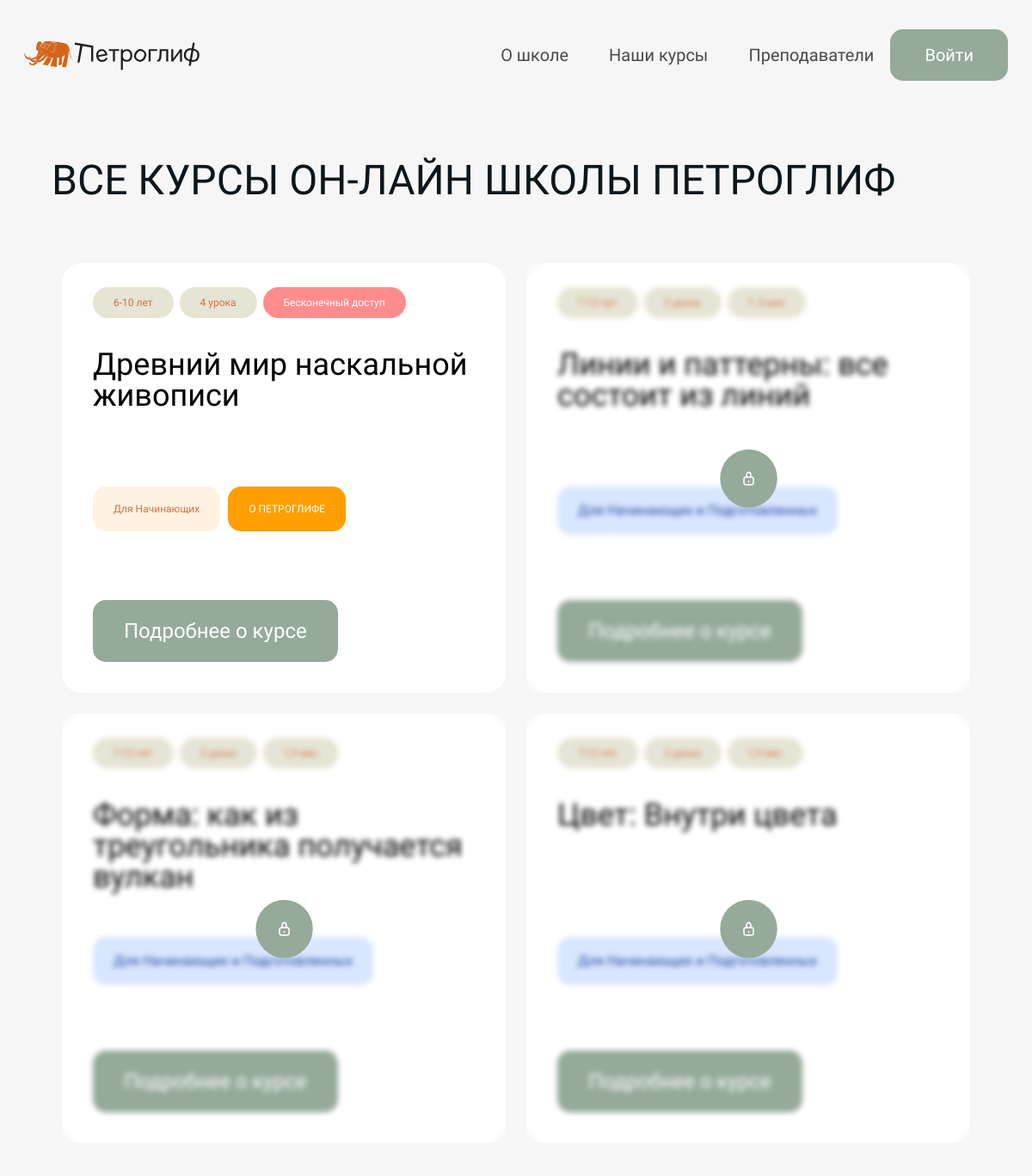
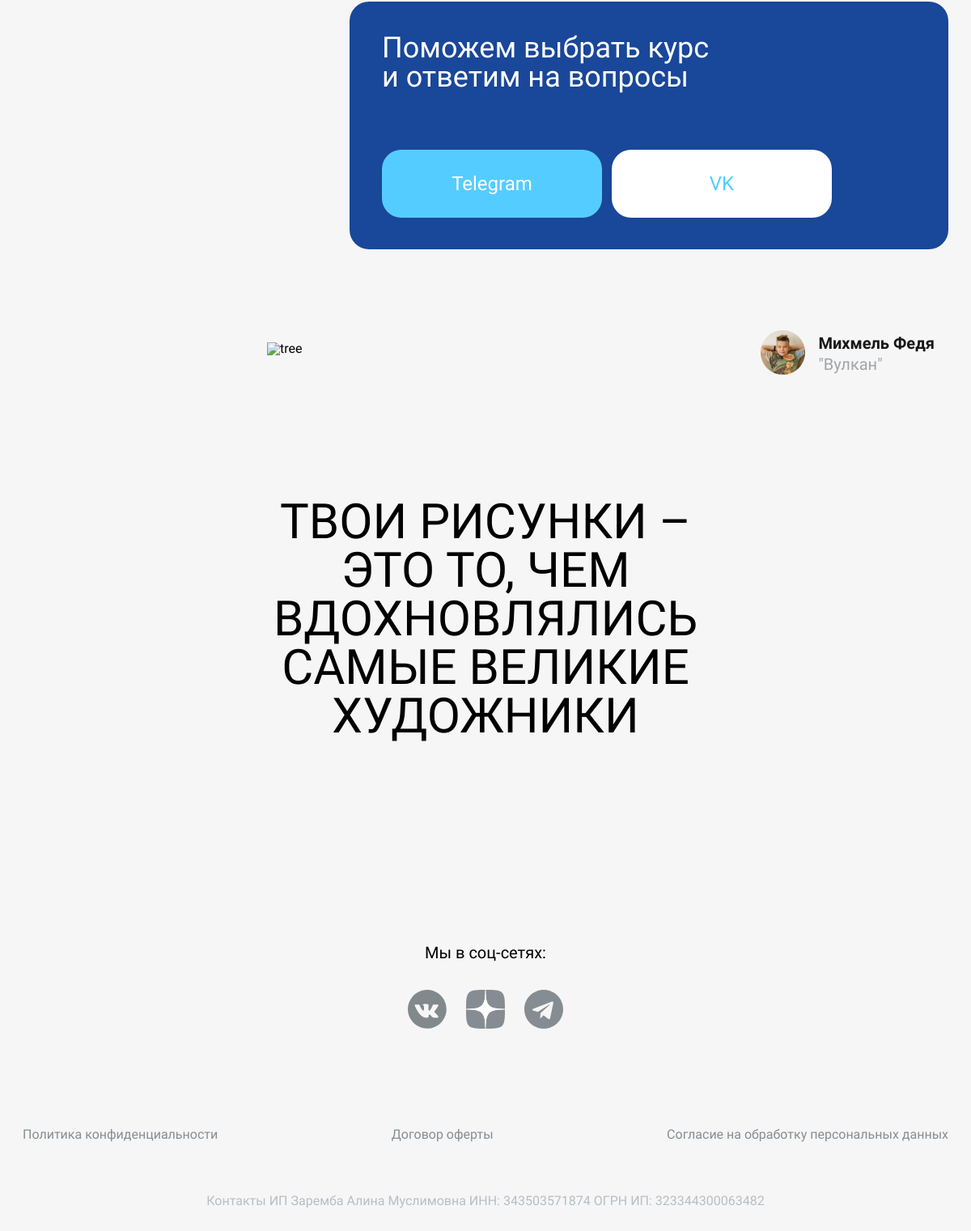
The page /courses-all/ on the database its author committed (2 pictures, top to bottom).
### mainapp/models.py (models this page shows, shortened)
class Course(models.Model):
    class CourseCategory(models.TextChoices):
        ART = ("ART", "ИСКУССТВО")
        DESIGN = ("DESIGN", "ДИЗАЙН")
        SOFT_SKILLS = ("SOFT_SKILLS", "SOFT SKILLS")
    id = models.UUIDField(default=uuid4, primary_key=True)
    title = models.CharField(verbose_name="Название курса", max_length=150)
    slug = models.SlugField(verbose_name="URL", max_length=200, unique=True, blank=True, null=True)
    category = models.CharField(verbose_name="Категория курса", max_length=11, choices=CourseCategory.choices)
    note = models.CharField(verbose_name="Цель курса", max_length=200, blank=True)
    description = models.TextField(verbose_name="Описание курса", blank=True)
    price = models.IntegerField(verbose_name="Стоимость курса")
    image = models.ImageField(verbose_name="Изображение", blank=True, null=True, upload_to="сourses_images")
    talents = models.ManyToManyField(Talent, verbose_name="Навыки, которые дает курс", related_name="courses")
    benefits = models.ManyToManyField(Benefit, verbose_name="Польза курса", related_name="courses")
    duration = models.CharField(verbose_name="Продолжительность курса", max_length=25, blank=True)
    age_group = models.CharField(verbose_name="Возрастная группа", max_length=25, blank=True)
    tools = models.TextField(verbose_name="Необходимые материалы и инструменты для курса", blank=True)
    preparation = models.ForeignKey(Preparation, verbose_name="Уровень подготовки", on_delete=models.CASCADE,
                                    null=True, related_name="courses")
    filling = models.TextField(verbose_name="Наполнение курса", blank=True)
    mentors = models.ManyToManyField(Mentor, verbose_name="Менторы", related_name="courses")
    question_lessons_features = models.TextField(verbose_name="Как проходят занятия на курсе?")
    question_access_duration = models.TextField(verbose_name="На сколько по времени доступен курс?")
    question_homework = models.TextField(verbose_name="Что насчет домашнего задания?")
    question_joining_telegram_chat = models.TextField(verbose_name="Что я получу, вступив в телеграм-канал курса?")
    question_paid_no_access = models.TextField(verbose_name="Я оплатил и не получил доступ к курсу")
    telegram_channel_link = models.URLField(verbose_name="Ссылка на тг-канал", blank=True, null=True)
    on_sale = models.BooleanField(verbose_name="В продаже", default = False)
    is_popular = models.BooleanField(verbose_name="Популярный", default=False)
    created_at = models.DateTimeField(verbose_name='Создан', auto_now_add=True)
    updated_at = models.DateTimeField(verbose_name='Обновлен', auto_now=True)
    deleted = models.BooleanField(verbose_name="Удален", default=False)
    class Meta:
        verbose_name = "Курс"
        verbose_name_plural = "Курсы"
        ordering = ["title"]
    def get_quantity_lessons(self,):
        qty = len(self.lessons.all())
        if qty in [11, 12, 13, 14]:
            return f'{qty} уроков'
        if qty % 10 == 1:
            return f'{qty} урок'
        if qty % 10 in [2, 3, 4]:
            return f'{qty} урока'
        else:
            return f'{qty} уроков'

class Lesson(models.Model):
    class LessonType(models.TextChoices):
        ONLINE_LESSON = ("Online lesson", "Онлайн-урок")
        VIDEO_LESSON = ("Video lesson", "Видеоурок")
    id = models.UUIDField(default=uuid4, primary_key=True)
    title = models.CharField(verbose_name="Название урока", max_length=150)
    number = models.IntegerField(verbose_name="Номер урока")
    course = models.ForeignKey(Course, verbose_name="Курс", on_delete=models.CASCADE, related_name="lessons")
    type = models.CharField(verbose_name="Тип урока", max_length=13, choices=LessonType.choices)
    lesson_goal = models.TextField(verbose_name="Цель урока", blank=True)
    new_skill = models.TextField(verbose_name="Чему научится ребенок", blank=True)
    materials = models.TextField(verbose_name="Что нужно для урока", blank=True)
    image = models.ImageField(verbose_name="Изображение", blank=True, null=True, upload_to="lessons_img/")
    description = models.TextField(verbose_name="Описание урока", blank=True)
    video_file = models.FileField(verbose_name="Видео в записи", blank=True, null=True,
                                  upload_to="lessons_videos/")
    pdf_file = models.FileField(verbose_name="Дополнительный файл", blank=True, null=True,
                                upload_to="lessons_files/")
    link = models.CharField(verbose_name="Ссылка на онлайн-урок", max_length=150, blank=True)
    lesson_date = models.DateTimeField(verbose_name="Дата онлайн-урока", blank=True, null=True)
    created_at = models.DateTimeField(verbose_name='Создан', auto_now_add=True)
    updated_at = models.DateTimeField(verbose_name='Обновлен', auto_now=True)
    deleted = models.BooleanField(verbose_name="Удален", default=False)
    class Meta:
        verbose_name = "Урок"
        verbose_name_plural = "Уроки"
        ordering = ["course", "number"]

class Preparation(models.Model):
    id = models.UUIDField(default=uuid4, primary_key=True)
    value = models.CharField(verbose_name="Значение", max_length=50)
    def __str__(self):
        return self.value
    class Meta:
        verbose_name = "Уровень подготовки"
        verbose_name_plural = "Уровни подготовки"

### mainapp/views.py (the view)
# urls.py: path('courses-all/', main_views.view_courses_all, name='courses_all'),
def view_courses_all(request):
    courses = mainapp_models.Course.objects.exclude(slug='first-course')
    for course in courses:
        course.description = course.description.split('\n')
    first_course = mainapp_models.Course.objects.filter(slug='first-course')
    descriptions_first = None
    if first_course:
        first_course = first_course[0]
        descriptions_first = first_course.description.split('\n')
    context = {'courses': courses,
               'first_course': first_course,
               'descriptions_first': descriptions_first,
               }
    return render(request, 'mainapp/courses_all.html', context)

### mainapp/templates/mainapp/courses_all.html (shortened to what this page needs)
{% extends "mainapp/base.html" %}
{% block content %}
    {% include "mainapp/parts_pages/courses__all.html" %}
    {% include "mainapp/parts_pages/image_tree_yellow.html" %}
{% endblock %}

### mainapp/templates/mainapp/parts_pages/courses__all.html (shortened to what this page needs)
{% load static markdownify %}
    <div class="site-box">
        <section class="courses"  id="anchor-courses">
            <h1 class="section__title">Все курсы он-лайн школы Петроглиф</h1>
            <div class="courses__cards">
                <div class="courses__card">
                    <div class="courses__info">
                        <a class="courses__age" href="{% url 'filter_courses' %}?key={{ first_course.age_group }}">{{ first_course.age_group }}</a>
                        <div class="courses__count">{{ first_course.get_quantity_lessons }}</div>
                        <div class="courses__time courses__time-unique">{{ first_course.duration }}</div>
                    </div>
                    <div class="courses__name">{{ first_course.title }}</div>
                    <div class="courses__for-btns">
                        <a class="courses__for-1" href="{% url 'filter_courses' %}?key={{ first_course.preparation }}"><div>{{ first_course.preparation }}</div></a>
                        <div class="courses__for-2"><div>О ПЕТРОГЛИФЕ</div></div>
                    </div>
                    <a class="courses__detailed" href="{% url 'course' first_course.slug %}"><div>Подробнее о курсе</div></a>
                </div>
                {% for item in courses %}
                <div class="courses__card">
                    <div class="courses__info">
                        <a class="courses__age" href="{% url 'filter_courses' %}?key={{ item.age_group }}">{{ item.age_group }}</a>
                        <div class="courses__count">{{ item.get_quantity_lessons }}</div>
                        <div class="courses__time">{{ item.duration }}</div>
                    </div>
                    <div class="courses__name">{{ item.title }}</div>
                    <a class="courses__for" href="{% url 'filter_courses' %}?key={{ item.preparation }}"><div>{{ item.preparation }}</div></a>
                    <a class="courses__detailed" href="{% url 'course' item.slug %}"><div>Подробнее о курсе</div></a>
                    {% if not item.on_sale %}
                    <div class="courses__card-locked">
                    </div>
                    {% endif %}
                </div>
                {% endfor %}
            </div>
            {% include "mainapp/parts_pages/helpdesk.html" %}
        </section>
    </div>

### mainapp/static/css/index.css (style rules this page uses)
* { margin: 0; padding: 0; }
body { font-family: 'Onest', sans-serif; font-size: 16px; font-weight: 300; line-height: 1; background: #F6F6F6; }
.site-box { max-width: 1224px; min-width: 347px; padding: 0 clamp(14px, 3vw, 28px); margin: 0 auto; font-weight: 400; }
.section__title { color: #0D161B; font-size: clamp(2.375rem, 4vw, 3.5rem); font-weight: 400; text-transform: uppercase; padding: clamp(40px, 6vw, 100px) calc(clamp(40px, 6vw, 76px) - 40px) clamp(40px, 6vw, 80px); }
.courses__cards { display: flex; flex-wrap: wrap; gap: 24px; justify-content: center; }
.courses__card { width: clamp(307px, 37vw, 528px); min-height: clamp(305px, 37vw, 549px); padding: clamp(24px, 3vw, 28px) clamp(20px, 3vw, 36px); background-color: #FFFFFF; border-radius: 24px; position: relative; }
.courses__info { display: flex; gap: clamp(4px, 1vw, 7px); }
.courses__info a, .courses__count, .courses__time, .courses__age { text-wrap: nowrap; text-decoration: none; border-radius: 46px; color: #CF7042; background: #E6E4D4; font-size: clamp(0.75rem, 1vw, 1rem); padding: clamp(7.5px, 1vw, 17px) clamp(14px, 2vw, 35px); }
.courses__info .courses__time-unique { color: #FFFFFF; background: #FF8D8D; }
.courses__name { font-size: clamp(1.5rem, 3vw, 2.25rem); line-height: 1; margin-top: clamp(14px, 3vw, 48px); height: clamp(118px, 17vw, 160px); }
.courses__for-btns { display: flex; font-size: clamp(0.75rem, 1vw, 1rem); gap: 9px; margin-bottom: 14px; }
.courses__for-1 { padding: clamp(14.5px, 2vw, 20px) clamp(20.5px, 2vw, 35px); text-decoration: none; color: #CF7042; background: #FFF2E0; border-radius: 15px; text-wrap: nowrap; }
.courses__for-2 { padding: clamp(14.5px, 2vw, 20px) clamp(20px, 2vw, 35px); text-decoration: none; color: #FFFFFF; background: #FF9E00; border-radius: 15px; text-wrap: nowrap; }
.courses__for { text-decoration: none; }
.courses__for > div { padding: clamp(14.5px, 2vw, 20px) clamp(20px, 2vw, 35px); color: #1B459A; background: #D8E6FF; border-radius: 15px; text-wrap: nowrap; font-size: clamp(0.75rem, 2vw, 1rem); display: inline-block; margin-bottom: 14px; }
.courses__detailed { border-radius: 15px; color: #FFFFFF; background: #95AA99; text-decoration: none; font-size: clamp(1.25rem, 2vw, 1.5rem); padding: clamp(18px, 2vw, 29.5px) clamp(35px, 3vw, 37.5px); position: absolute; bottom: clamp(23px, 3vw, 38px); left: clamp(20px, 3vw, 36px); }
.courses__card-locked { position: absolute; top: 0; left: 0; right: 0; bottom: 0; backdrop-filter: blur(3px); display: flex; justify-content: center; align-items: center; }
.courses__card-locked > svg { width: clamp(67px, 5vw, 125px); }

### rows shown on the page
Course: age_group "6-10 лет", get_quantity_lessons "4 урока", duration "Бесконечный доступ", title "Древний мир наскальной живописи", preparation "Для Начинающих"
Course: age_group "7-12 лет", get_quantity_lessons "2 урока", duration "1 ,5 мес", title "Линии и паттерны: все состоит из линий", preparation "Для Начинающих и Подготовленных", on_sale False (drawn)
Course: age_group "7-12 лет", get_quantity_lessons "2 урока", duration "1,5 мес", title "Форма: как из треугольника получается вулкан", preparation "Для Начинающих и Подготовленных", on_sale False (drawn)
Course: age_group "7-12 лет", get_quantity_lessons "2 урока", duration "1,5 мес", title "Цвет: Внутри цвета", preparation "Для Начинающих и Подготовленных", on_sale False (drawn)
